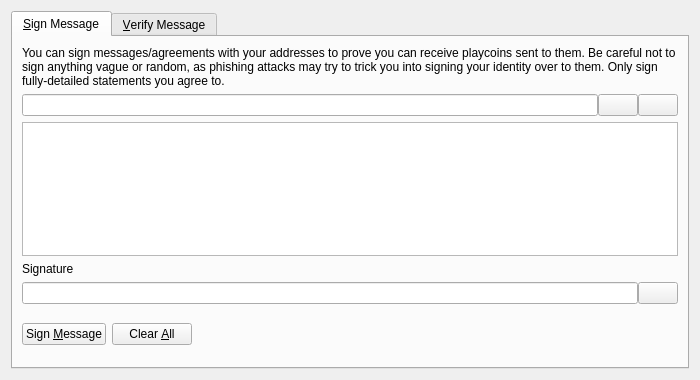
<?xml version="1.0" encoding="UTF-8"?>
<ui version="4.0">
 <class>SignVerifyMessageDialog</class>
 <widget class="QDialog" name="SignVerifyMessageDialog">
  <property name="geometry">
   <rect>
    <x>0</x>
    <y>0</y>
    <width>700</width>
    <height>380</height>
   </rect>
  </property>
  <property name="windowTitle">
   <string>Signatures - Sign / Verify a Message</string>
  </property>
  <property name="modal">
   <bool>true</bool>
  </property>
  <layout class="QVBoxLayout" name="verticalLayout">
   <item>
    <widget class="QTabWidget" name="tabWidget">
     <property name="currentIndex">
      <number>0</number>
     </property>
     <widget class="QWidget" name="tabSignMessage">
      <attribute name="title">
       <string>&amp;Sign Message</string>
      </attribute>
      <layout class="QVBoxLayout" name="verticalLayout_SM">
       <item>
        <widget class="QLabel" name="infoLabel_SM">
         <property name="text">
          <string>You can sign messages/agreements with your addresses to prove you can receive playcoins sent to them. Be careful not to sign anything vague or random, as phishing attacks may try to trick you into signing your identity over to them. Only sign fully-detailed statements you agree to.</string>
         </property>
         <property name="textFormat">
          <enum>Qt::PlainText</enum>
         </property>
         <property name="wordWrap">
          <bool>true</bool>
         </property>
        </widget>
       </item>
       <item>
        <layout class="QHBoxLayout" name="horizontalLayout_1_SM">
         <property name="spacing">
          <number>0</number>
         </property>
         <item>
          <widget class="QValidatedLineEdit" name="addressIn_SM">
           <property name="toolTip">
            <string>The Playcoin address to sign the message with</string>
           </property>
          </widget>
         </item>
         <item>
          <widget class="QPushButton" name="addressBookButton_SM">
           <property name="toolTip">
            <string>Choose previously used address</string>
           </property>
           <property name="text">
            <string/>
           </property>
           <property name="icon">
            <iconset resource="../bitcoin.qrc">
             <normaloff>:/icons/address-book</normaloff>:/icons/address-book</iconset>
           </property>
           <property name="shortcut">
            <string>Alt+A</string>
           </property>
           <property name="autoDefault">
            <bool>false</bool>
           </property>
          </widget>
         </item>
         <item>
          <widget class="QPushButton" name="pasteButton_SM">
           <property name="toolTip">
            <string>Paste address from clipboard</string>
           </property>
           <property name="text">
            <string/>
           </property>
           <property name="icon">
            <iconset resource="../bitcoin.qrc">
             <normaloff>:/icons/editpaste</normaloff>:/icons/editpaste</iconset>
           </property>
           <property name="shortcut">
            <string>Alt+P</string>
           </property>
           <property name="autoDefault">
            <bool>false</bool>
           </property>
          </widget>
         </item>
        </layout>
       </item>
       <item>
        <widget class="QPlainTextEdit" name="messageIn_SM">
         <property name="toolTip">
          <string>Enter the message you want to sign here</string>
         </property>
        </widget>
       </item>
       <item>
        <widget class="QLabel" name="signatureLabel_SM">
         <property name="text">
          <string>Signature</string>
         </property>
         <property name="textFormat">
          <enum>Qt::PlainText</enum>
         </property>
        </widget>
       </item>
       <item>
        <layout class="QHBoxLayout" name="horizontalLayout_2_SM">
         <property name="spacing">
          <number>0</number>
         </property>
         <item>
          <widget class="QLineEdit" name="signatureOut_SM">
           <property name="font">
            <font>
             <italic>true</italic>
            </font>
           </property>
           <property name="readOnly">
            <bool>true</bool>
           </property>
          </widget>
         </item>
         <item>
          <widget class="QPushButton" name="copySignatureButton_SM">
           <property name="toolTip">
            <string>Copy the current signature to the system clipboard</string>
           </property>
           <property name="text">
            <string/>
           </property>
           <property name="icon">
            <iconset resource="../bitcoin.qrc">
             <normaloff>:/icons/editcopy</normaloff>:/icons/editcopy</iconset>
           </property>
           <property name="autoDefault">
            <bool>false</bool>
           </property>
          </widget>
         </item>
        </layout>
       </item>
       <item>
        <layout class="QHBoxLayout" name="horizontalLayout_3_SM">
         <item>
          <widget class="QPushButton" name="signMessageButton_SM">
           <property name="toolTip">
            <string>Sign the message to prove you own this Playcoin address</string>
           </property>
           <property name="text">
            <string>Sign &amp;Message</string>
           </property>
           <property name="icon">
            <iconset resource="../bitcoin.qrc">
             <normaloff>:/icons/edit</normaloff>:/icons/edit</iconset>
           </property>
           <property name="autoDefault">
            <bool>false</bool>
           </property>
          </widget>
         </item>
         <item>
          <widget class="QPushButton" name="clearButton_SM">
           <property name="toolTip">
            <string>Reset all sign message fields</string>
           </property>
           <property name="text">
            <string>Clear &amp;All</string>
           </property>
           <property name="icon">
            <iconset resource="../bitcoin.qrc">
             <normaloff>:/icons/remove</normaloff>:/icons/remove</iconset>
           </property>
           <property name="autoDefault">
            <bool>false</bool>
           </property>
          </widget>
         </item>
         <item>
          <spacer name="horizontalSpacer_1_SM">
           <property name="orientation">
            <enum>Qt::Horizontal</enum>
           </property>
           <property name="sizeHint" stdset="0">
            <size>
             <width>40</width>
             <height>48</height>
            </size>
           </property>
          </spacer>
         </item>
         <item>
          <widget class="QLabel" name="statusLabel_SM">
           <property name="font">
            <font>
             <weight>75</weight>
             <bold>true</bold>
            </font>
           </property>
           <property name="text">
            <string/>
           </property>
           <property name="wordWrap">
            <bool>true</bool>
           </property>
          </widget>
         </item>
         <item>
          <spacer name="horizontalSpacer_2_SM">
           <property name="orientation">
            <enum>Qt::Horizontal</enum>
           </property>
           <property name="sizeHint" stdset="0">
            <size>
             <width>40</width>
             <height>48</height>
            </size>
           </property>
          </spacer>
         </item>
        </layout>
       </item>
      </layout>
     </widget>
     <widget class="QWidget" name="tabVerifyMessage">
      <attribute name="title">
       <string>&amp;Verify Message</string>
      </attribute>
      <layout class="QVBoxLayout" name="verticalLayout_VM">
       <item>
        <widget class="QLabel" name="infoLabel_VM">
         <property name="text">
          <string>Enter the receiver's address, message (ensure you copy line breaks, spaces, tabs, etc. exactly) and signature below to verify the message. Be careful not to read more into the signature than what is in the signed message itself, to avoid being tricked by a man-in-the-middle attack. Note that this only proves the signing party receives with the address, it cannot prove sendership of any transaction!</string>
         </property>
         <property name="textFormat">
          <enum>Qt::PlainText</enum>
         </property>
         <property name="alignment">
          <set>Qt::AlignLeading|Qt::AlignLeft|Qt::AlignTop</set>
         </property>
         <property name="wordWrap">
          <bool>true</bool>
         </property>
        </widget>
       </item>
       <item>
        <layout class="QHBoxLayout" name="horizontalLayout_1_VM">
         <property name="spacing">
          <number>0</number>
         </property>
         <item>
          <widget class="QValidatedLineEdit" name="addressIn_VM">
           <property name="toolTip">
            <string>The Playcoin address the message was signed with</string>
           </property>
          </widget>
         </item>
         <item>
          <widget class="QPushButton" name="addressBookButton_VM">
           <property name="toolTip">
            <string>Choose previously used address</string>
           </property>
           <property name="text">
            <string/>
           </property>
           <property name="icon">
            <iconset resource="../bitcoin.qrc">
             <normaloff>:/icons/address-book</normaloff>:/icons/address-book</iconset>
           </property>
           <property name="shortcut">
            <string>Alt+A</string>
           </property>
           <property name="autoDefault">
            <bool>false</bool>
           </property>
          </widget>
         </item>
        </layout>
       </item>
       <item>
        <widget class="QPlainTextEdit" name="messageIn_VM"/>
       </item>
       <item>
        <widget class="QValidatedLineEdit" name="signatureIn_VM"/>
       </item>
       <item>
        <layout class="QHBoxLayout" name="horizontalLayout_2_VM">
         <item>
          <widget class="QPushButton" name="verifyMessageButton_VM">
           <property name="toolTip">
            <string>Verify the message to ensure it was signed with the specified Playcoin address</string>
           </property>
           <property name="text">
            <string>Verify &amp;Message</string>
           </property>
           <property name="icon">
            <iconset resource="../bitcoin.qrc">
             <normaloff>:/icons/transaction_0</normaloff>:/icons/transaction_0</iconset>
           </property>
           <property name="autoDefault">
            <bool>false</bool>
           </property>
          </widget>
         </item>
         <item>
          <widget class="QPushButton" name="clearButton_VM">
           <property name="toolTip">
            <string>Reset all verify message fields</string>
           </property>
           <property name="text">
            <string>Clear &amp;All</string>
           </property>
           <property name="icon">
            <iconset resource="../bitcoin.qrc">
             <normaloff>:/icons/remove</normaloff>:/icons/remove</iconset>
           </property>
           <property name="autoDefault">
            <bool>false</bool>
           </property>
          </widget>
         </item>
         <item>
          <spacer name="horizontalSpacer_1_VM">
           <property name="orientation">
            <enum>Qt::Horizontal</enum>
           </property>
           <property name="sizeHint" stdset="0">
            <size>
             <width>40</width>
             <height>48</height>
            </size>
           </property>
          </spacer>
         </item>
         <item>
          <widget class="QLabel" name="statusLabel_VM">
           <property name="font">
            <font>
             <weight>75</weight>
             <bold>true</bold>
            </font>
           </property>
           <property name="text">
            <string/>
           </property>
           <property name="wordWrap">
            <bool>true</bool>
           </property>
          </widget>
         </item>
         <item>
          <spacer name="horizontalSpacer_2_VM">
           <property name="orientation">
            <enum>Qt::Horizontal</enum>
           </property>
           <property name="sizeHint" stdset="0">
            <size>
             <width>40</width>
             <height>48</height>
            </size>
           </property>
          </spacer>
         </item>
        </layout>
       </item>
      </layout>
     </widget>
    </widget>
   </item>
  </layout>
 </widget>
 <customwidgets>
  <customwidget>
   <class>QValidatedLineEdit</class>
   <extends>QLineEdit</extends>
   <header>qt/qvalidatedlineedit.h</header>
  </customwidget>
 </customwidgets>
 <resources>
  <include location="../bitcoin.qrc"/>
 </resources>
 <connections/>
</ui>
